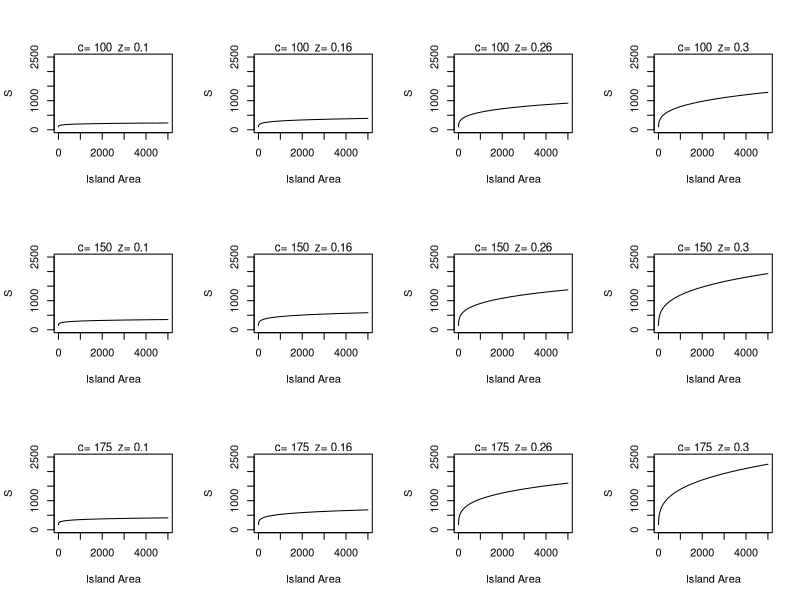
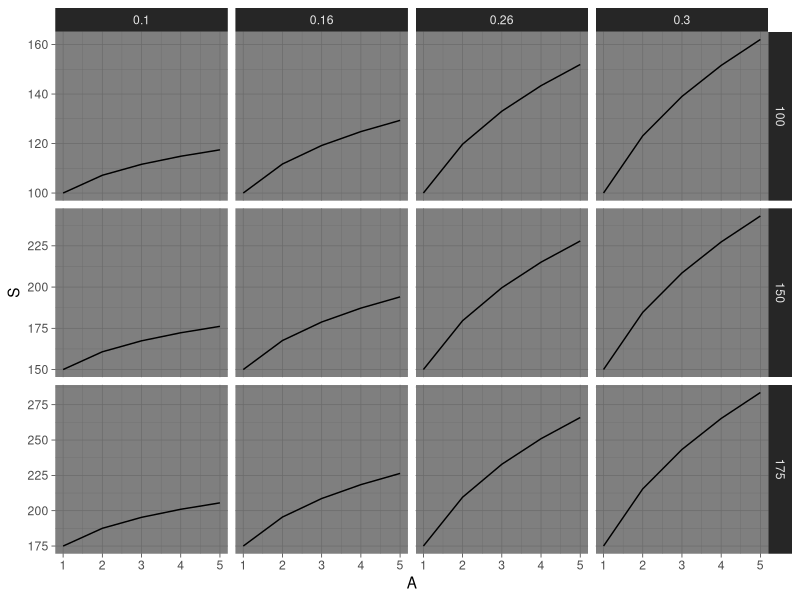
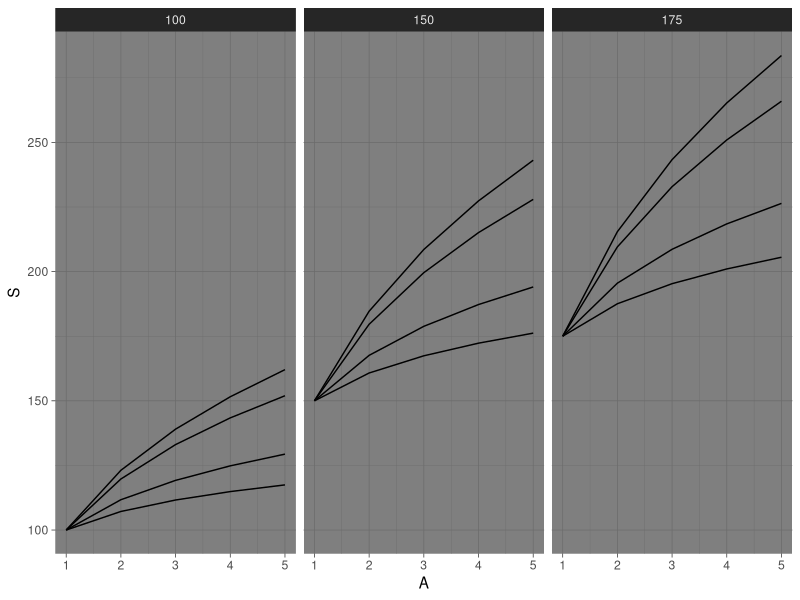
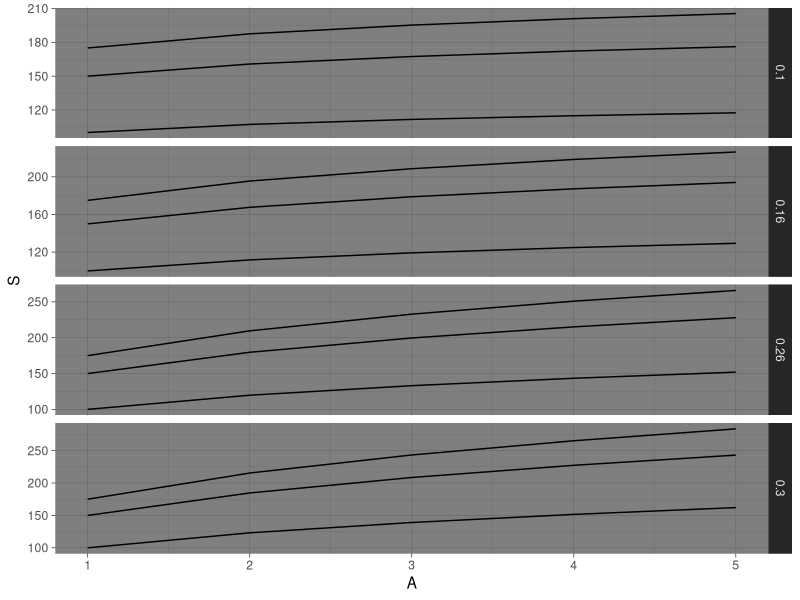

Reproduce these figures in R, in order.
# More for loops and maybe probability distribution
# 25 February 2025
# RMJ




##############


# bring back the species area curve function and plot

species_area_curve <- function(A=1:5000,c=0.5,z=0.26){
  S <- c*(A^z)
  return(S)
}

species_area_plot <- function(A=1:5000,c=0.5,z=.26){
  plot(x=A,y=species_area_curve(A,c,z),type="l",xlab="Island Area",ylab="S",ylim=c(0,2500))
  mtext(paste("c=",c," z=",z),cex = 0.7)
}

c_pars <- c(100,150,175)
z_pars <- c(0.10,0.16,0.26,.3)

#this gives us a specific number of rows and columns in the base plotting of R
#this is why it is inefficient

par(mfrow=c(3,4))

for(i in seq_along(c_pars)){
  for(j in seq_along(z_pars)){
    species_area_plot(c=c_pars[i],z=z_pars[j])
  }
}

#this resets the base graphics in R to have the default of rows

par(mfrow=c(1,1))

###### Looping with While or Repeat

#setting up some global variables

cut_point <- 0.1
z <- NA


ran_data <- runif(100)
for(i in seq_along(ran_data)){
  z <- ran_data[i]
  if(z < cut_point) break

}

#basically this is going to run until it gets to a number higher than .1
print(z)

#this tells us how many loops it took
print(i)

##### looping with while

z <- NA
cycle_number <- 0

while(is.na(z) | z >= cut_point) {
  z <- runif(1)
  cycle_number <- cycle_number + 1

}
print(z)
print(cycle_number)

#NEVER USE THIS AGAIN! IT IS FORBODEN! mostly because you have to use complex boolean statements. Its also inefficient to call functions within loops. And its pretty easy to get into a veeerrrryyyy long loop. Without good criteria, it won't stop.


#the expand grid function (wish someone would expand my grid nowhatimsayun)

# we're going to harken back to z and c pars we made.
#expand grid will automatically create all the pairings of the unique combinations of the parameters.

expand.grid(c_pars,z_pars)

df <- expand.grid(c_pars=c_pars,z_pars=z_pars)

head(df)


##############################

## new function Species Area Function

sa_output <- function(S=runif(10)){
  sum_stats <- list(s_gain=max(S)-min(S),s_cv=sd(S)/mean(S))

  return(sum_stats)
}

sa_output()


# build program body with a single loop through the parameters in modelframe

# global variables
area <- 1:5000
c_pars <- c(100,150,175)
z_pars <- c(0.10,0.16,0.26,0.3)

# set up model frame

model_frame <- expand.grid(c=c_pars,z=z_pars)
model_frame$s_gain <- NA
model_frame$s_cv <- NA
print(model_frame)


for (i in 1:nrow(model_frame)){

  temp1 <- species_area_curve(A=area,c=model_frame[i,1],z=model_frame[i,2])

  temp2 <- sa_output(temp1)

  model_frame[i,c(3,4)] <- temp2
}

print(model_frame)


########## Parameter sweeping redux with ggplot

library(ggplot2)

area <- 1:5
c_pars <- c(100,150,175)
z_pars <- c(0.10,0.16,0.26,0.3)

#
model_frame <- expand.grid(c=c_pars,z=z_pars,A=area)
model_frame$S <- NA


### Method 1 with a for loop

for( i in 1:length(c_pars)){
  for(j in 1:length(z_pars)){
    model_frame[model_frame$c==c_pars[i] & model_frame$z==z_pars[j],"S"] <- species_area_curve(A=area,c=c_pars[i],z=z_pars[j])
  }
}

model_frame

### Method 2 also a for loop but better

for(i in 1:nrow(model_frame)){
  model_frame[i,"S"] <- species_area_curve(A=model_frame$A[i], c=model_frame$c[i],z=model_frame$z[i])
}

head(model_frame)

### now we plot them

theme_set(theme_dark())

ggplot(data = model_frame)+geom_line(mapping = aes(x=A,y=S))+facet_grid(c~z,scales = "free")

ggplot(data = model_frame)+geom_line(mapping = aes(x=A,y=S,group = z))+facet_grid(.~c,scales = "free")

ggplot(data = model_frame)+geom_line(mapping = aes(x=A,y=S,group = c))+facet_grid(z~.,scales = "free")
